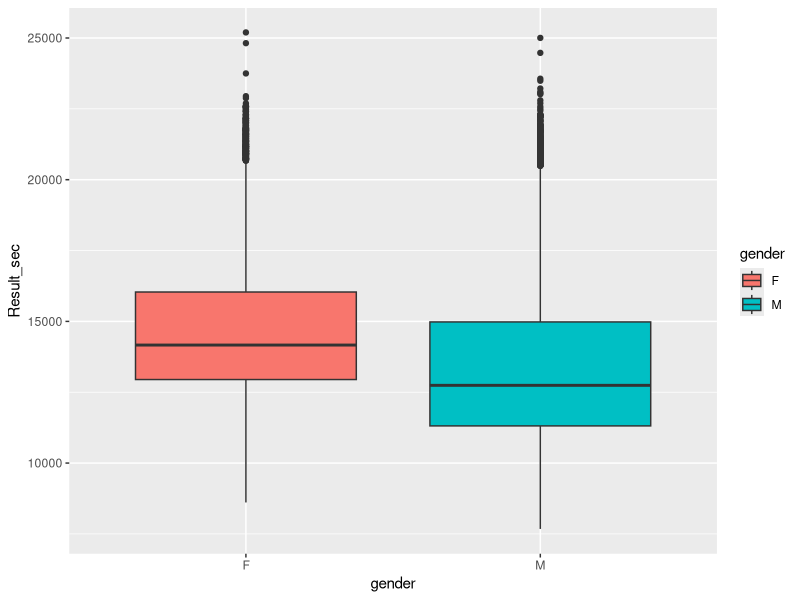

Here is the R script that generated this plot: (Note: this script raises an error after producing the figure.)
## ---- chunk 1
knitr::opts_chunk$set(echo = TRUE)
library(tidyverse)
## ---- chunk 2
# boston <- read_csv("~/Downloads/Dataset-Boston-2019.csv")
# write_csv(x = boston, file = "data/Dataset-Boston-2019.csv")

#boston_Men<-boston%>%
#  filter(gender == "M")
#write_csv(x = boston_Men, file = "data/boston_men.csv")
#boston_Women <- boston%>%
#  filter(gender == "F")
#write_csv(x = boston_Women, file = "data/boston_women.csv")

boston <- read_csv("data/Dataset-Boston-2019.csv")
bostonMen <- read_csv("data/boston_men.csv")
bostonWomen <- read_csv("data/boston_women.csv")
## ---- chunk 3
boston<-boston%>%
  mutate(gender = factor(Gender))%>%
  select(-Gender)%>%
  na.omit()

library(forcats)
boston<-boston%>%
  mutate(age_group = fct_collapse(factor(Age),
                                  under_25 = 18:25,
                                  '26-33' = 26:33,
                                  '34-41' = 32:41,
                                  '42-49' = 42:49,
                                  '50-57' = 50:57,
                                  '58-65' = 58:65,
                                  '66+' = 66:83))

head(boston)
## ---- chunk 4
ggplot(data = boston, 
        aes(x = gender, Result_sec, fill = gender))+
  geom_boxplot()
## ---- chunk 5
boston %>%
with(t.test(Result_sec ~ gender))

# yes, the difference in means is statistically significant 
## ---- chunk 6
ggplot(data = bostonMen, 
       aes(x = Age, Result_sec, color = age_group))+
geom_point()+
  geom_smooth(method = loess, se = FALSE)


# Make a guess at the correlation

# Appears to be low
# younger runners running faster but curvature suggests that times become faster from age 20-30
## ---- chunk 7
ggplot(data = bostonWomen, 
       aes(x = Age, Result_sec, color = age_group))+
geom_point()+
  geom_smooth(method = loess, se = FALSE)

# Make another guess and compare which seems greater
# see a similar trend but bigger dip in times from 20 to roughly 35 before becoming more linear
## ---- chunk 8
cor(boston_Men$Age, bostonMen$Result_sec)
cor(boston_Women$Age, bostonWomen$Result_sec)

# Despite low correlation in both cases, it is higher for men than women
## ---- chunk 9
ggplot(data = boston,
       aes(x = age_group, y = Result_sec, fill = age_group))+
  geom_boxplot()
## ---- chunk 10
hist(bostonMen$Result_sec)
hist(bostonWomen$Result_sec)
## ---- chunk 11
# find mean and standard deviation of MENS results in seconds
bostonMen%>%
  summarise(mean_result_sec = mean(Result_sec),
            sd_result_sec = sd(Result_sec))

# mean = 13377.54
#sd = 2737.843

# 1st place male runner
bostonMen%>%
  slice_min(Result_sec)

zscore <- (7677 - 13377.54) / 2737.843
zscore
#z-score of -2.082128
## ---- chunk 12
bostonWomen%>%
  summarise(mean_result_sec = mean(Result_sec),
            sd_result_sec = sd(Result_sec))

# mean = 14717.8
#sd = 2454.376

# 1st place female runner
bostonWomen%>%
  slice_min(Result_sec)

zscore <- (8611 - 14717.8) / 2454.376
zscore
# z-score of -2.488127
## ---- chunk 13
bostonMen%>%
  with(t.test(Result_sec, level = .95)) # (13333.23, 13421.85) dif = 88.62

# With 95% confidence, the true mean result time in seconds for men is between 
# (13333.23, 13421.85) seconds

bostonWomen%>%
  with(t.test(Result_sec, level = .95)) # (14673.85, 14761.76) dif = 87.91
## ---- chunk 14
menAge<- lm(Result_sec ~ Age, data = bostonMen)
confint(menAge, level = .95)
# On average, and with 95% confidence, a one year increase in age for men is associated with an increased result time of between 84.89027 and 91.92592 seconds. 

womenAge <- lm(Result_sec ~ Age, data = bostonWomen)
confint(womenAge, level = .95)


# On average, and with 95% confidence, a one year increase in age for men is associated with an increased result time of between 49.00482 56.79667 seconds. 
## ---- chunk 15
modaov = aov(Result_sec ~ age_group,data=boston)
summary(modaov)
model.tables(modaov, type = "means")
model.tables(modaov, type = "effects")

# Yes significant, with 26-33 year olds being significantly faster. Followed by 34-41 year olds. 

## ---- chunk 16
bostonMen%>%
  filter(Age>49)%>%
  with(t.test(Rank_Gender, level = .95))

boston_Women%>%
  filter(Age > 49)%>%
  with(t.test(Rank_Gender, level = .95))


# seems like women over 50 place better in their field on average than the men over 50 
## ---- chunk 17



